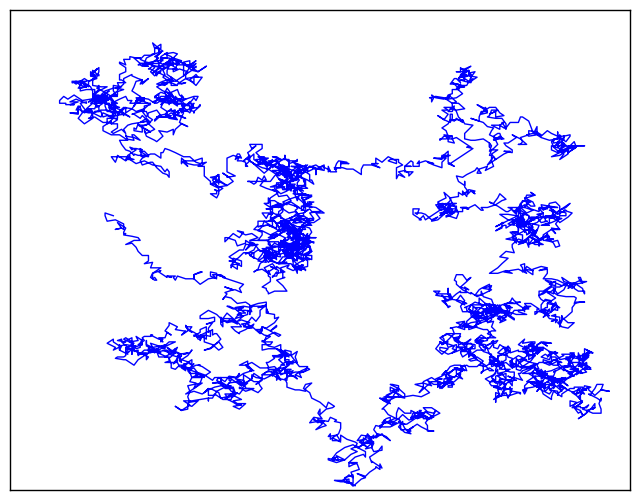

The script that saved this image:
from random import choice
import matplotlib.pyplot as plt

class RandomWalk:
    """一个生成随机漫步数据的类。"""
    def __init__(self, num_points=5000):
        """初始化随机漫步的属性。"""
        self.num_points = num_points
        #所有随机漫步都始于(0, 0)。
        self.x_values = [0]
        self.y_values = [0]
    def fill_walk(self):
        while len(self.x_values) < self.num_points:
        # 决定前进方向以及沿这个方向前进的距离。
            x_direction = choice([1, -1])
            x_distance = choice([0, 1, 2, 3, 4])
            x_step = x_direction * x_distance
            y_direction = choice([1, -1])
            y_distance = choice([0, 1, 2, 3, 4])
            y_step = y_direction * y_distance
            # 拒绝原地踏步。
            if x_step == 0 and y_step == 0:
                continue
            # 计算下一个点的x值和y值。
            x = self.x_values[-1] + x_step
            y = self.y_values[-1] + y_step
            self.x_values.append(x)
            self.y_values.append(y)
    
rw = RandomWalk()
rw.fill_walk()
plt.style.use('classic')
fig, ax = plt.subplots()
point_numbers = range(rw.num_points)
ax.plot(rw.x_values, rw.y_values, c='blue', linewidth=1)
ax.get_xaxis().set_visible(False)
ax.get_yaxis().set_visible(False)
plt.savefig('15-3.png',bbox_inches='tight')